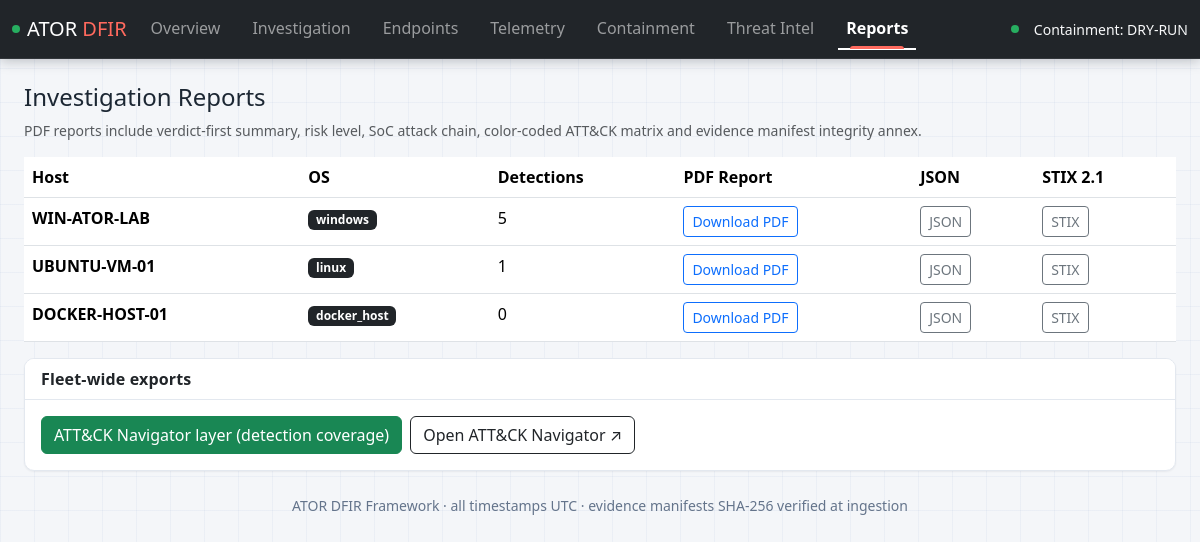
The page /reports on the database as committed earlier.
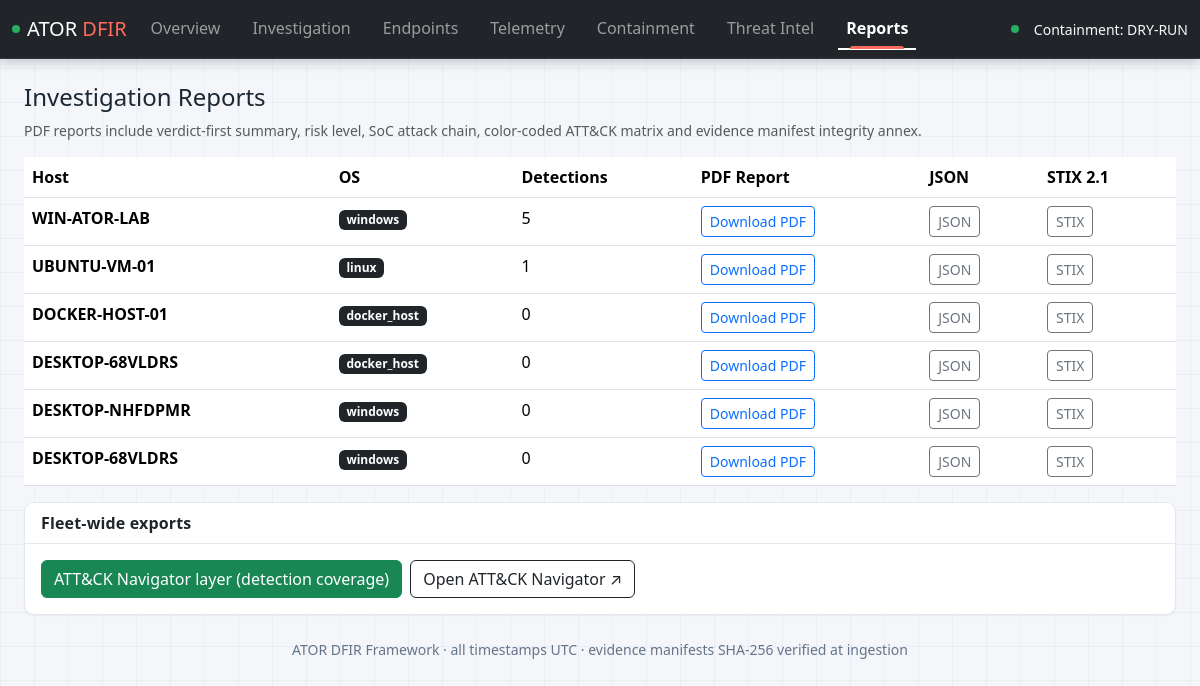
The same page on the database as committed later.
### tables this page shows
CREATE TABLE hosts (
    id INTEGER PRIMARY KEY AUTOINCREMENT,
    client_id TEXT UNIQUE NOT NULL,
    hostname TEXT NOT NULL,
    os_type TEXT NOT NULL CHECK (os_type IN ('windows','linux','docker_host')),
    docker_engine_flag INTEGER NOT NULL DEFAULT 0,
    api_key_hash TEXT NOT NULL,
    agent_version TEXT,
    enrolled_at_utc TEXT NOT NULL,
    last_seen_utc TEXT,
    is_active INTEGER NOT NULL DEFAULT 1
);

### server/ui.py (the view)
    @target_app.get("/reports", response_class=HTMLResponse)
    def reports(request: Request, conn=Depends(database.connect)):
        hosts = [dict(r) for r in conn.execute(
            """SELECT h.id, h.hostname, h.os_type,
                      (SELECT COUNT(*) FROM detections d WHERE d.host_id=h.id) AS detection_count
               FROM hosts h ORDER BY h.id""")]
        navigator_exists = True
        conn.close()
        return tpl.TemplateResponse(request, "reports.html", {
            "hosts": hosts, "navigator_exists": navigator_exists, "page": "reports",
        })

### server/templates/reports.html (shortened to what this page needs)
{% extends "base.html" %}
{% block content %}
<h4>Investigation Reports</h4>
<p class="text-muted small">PDF reports include verdict-first summary, risk level, SoC attack chain, color-coded ATT&amp;CK matrix and evidence manifest integrity annex.</p>
<table class="table table-hover data ator-table bg-white">
  <thead><tr><th>Host</th><th>OS</th><th>Detections</th><th>PDF Report</th><th>JSON</th><th>STIX 2.1</th></tr></thead>
  <tbody>
  {% for h in hosts %}
    <tr>
      <td><b>{{ h.hostname }}</b></td><td><span class="badge bg-dark">{{ h.os_type }}</span></td>
      <td>{{ h.detection_count }}</td>
      <td><a class="btn btn-outline-primary btn-sm" href="/api/v1/export/report/{{ h.id }}.pdf">Download PDF</a></td>
      <td><a class="btn btn-outline-secondary btn-sm" href="/api/v1/export/report/{{ h.id }}.json">JSON</a></td>
      <td><a class="btn btn-outline-secondary btn-sm" href="/api/v1/export/stix/{{ h.id }}.json">STIX</a></td>
    </tr>
  {% else %}
    <tr><td colspan="6" class="text-center text-muted py-4">No hosts enrolled yet.</td></tr>
  {% endfor %}
  </tbody>
</table>
<div class="card ator-card mt-3 anim-rise">
  <div class="card-header">Fleet-wide exports</div>
  <div class="card-body d-flex gap-2">
    <a class="btn btn-success" href="/api/v1/export/navigator.json">ATT&amp;CK Navigator layer (detection coverage)</a>
    <a class="btn btn-outline-dark" href="https://mitre-attack.github.io/attack-navigator/" target="_blank">Open ATT&amp;CK Navigator &nearr;</a>
  </div>
</div>
{% endblock %}

Rows that differ between the two databases and show on the page:
added hosts: hostname "DESKTOP-68VLDRS", os_type "docker_host", detection_count "0"
added hosts: hostname "DESKTOP-NHFDPMR", os_type "windows", detection_count "0"
added hosts: hostname "DESKTOP-68VLDRS", os_type "windows", detection_count "0"
